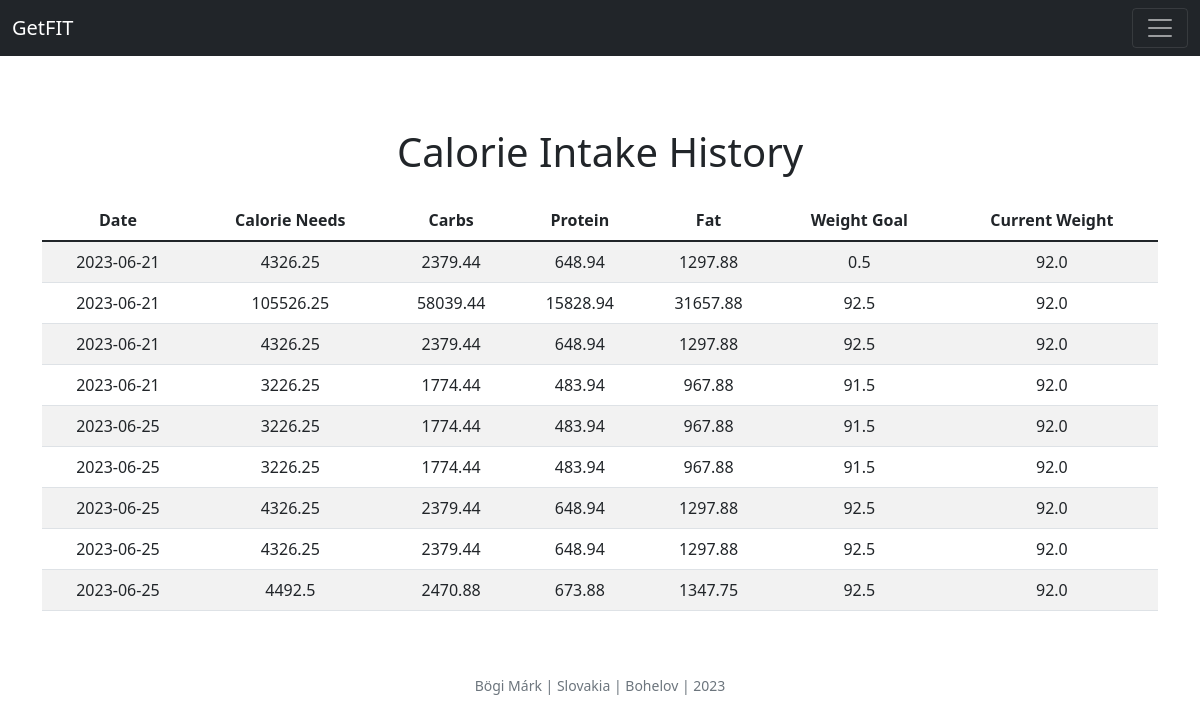
The page /calories_history (signed in) on the database its author committed.
### tables this page shows
CREATE TABLE calorie_intake (
    id INTEGER PRIMARY KEY AUTOINCREMENT,
    user_id INTEGER,
    date TEXT,
    calorie_needs REAL,
    carbs REAL,
    protein REAL,
    fat REAL,
    weight_goal REAL,
    weight REAL
);

### app.py (the view)
@app.route('/calories_history', methods=['GET'])
@login_required
def calories_history():
    rows = db.execute("SELECT * FROM calorie_intake WHERE user_id = ? ORDER BY date ASC", session["user_id"])
    return render_template("calorie_history.html", rows=rows)

### app.py (called while the page is built)
def login_required(f):
    @wraps(f)
    def decorated_function(*args, **kwargs):
        if session.get("user_id") is None:
            return redirect("/login")
        return f(*args, **kwargs)
    return decorated_function

@app.after_request
def after_request(response):
    response.headers["Cache-Control"] = "no-cache, no-store, must-revalidate"
    response.headers["Expires"] = 0
    response.headers["Pragma"] = "no-cache"
    return response

### templates/calorie_history.html (shortened to what this page needs)
{% extends "layout.html" %}
{% block main %}
    <div class="container">
            <h1 class="my-4">Calorie Intake History</h1>
            <table class="table table-striped">
                <thead>
                    <tr>
                        <th scope="col">Date</th>
                        <th scope="col">Calorie Needs</th>
                        <th scope="col">Carbs</th>
                        <th scope="col">Protein</th>
                        <th scope="col">Fat</th>
                        <th scope="col">Weight Goal</th>
                        <th scope="col">Current Weight</th>
                    </tr>
                </thead>
                <tbody>
                    {% for row in rows %}
                    <tr>
                        <td>{{ row.date }}</td>
                        <td>{{ row.calorie_needs | round(2) }}</td>
                        <td>{{ row.carbs | round(2) }}</td>
                        <td>{{ row.protein | round(2) }}</td>
                        <td>{{ row.fat | round(2) }}</td>
                        <td>{{ row.weight_goal | round(2) }}</td>
                        <td>{{ row.weight | round(2) }}</td>
                    </tr>
                    {% endfor %}
                </tbody>
            </table>
        </div>
{% endblock %}

### templates/layout.html (shortened to what this page needs)
<!DOCTYPE html>
<html lang="en">
    <head>
        <link href="https://cdn.jsdelivr.net/npm/bootstrap@5.1.3/dist/css/bootstrap.min.css" rel="stylesheet">
    </head>
    <body>
        <nav class="navbar navbar-dark bg-dark">
            <div class="container-fluid">
                <a class="navbar-brand" href="/"><span class="red">Get</span><span class="grey">FIT</span></a>
                <button aria-controls="navbar" aria-expanded="false" aria-label="Toggle navigation" class="navbar-toggler" data-bs-target="#navbar" data-bs-toggle="collapse" type="button">
                    <span class="navbar-toggler-icon"></span>
                </button>
            </div>
        </nav>
        <main class="container-fluid py-5 text-center">
            {% block main %}{% endblock %}
        </main>
        <footer class="mb-5 small text-center text-muted">
            Bögi Márk | Slovakia | Bohelov | 2023
        </footer>
    </body>
</html>

### rows shown on the page
calorie_intake: date "2023-06-21", calorie_needs "4326.25", carbs "2379.44", protein "648.94", fat "1297.88", weight_goal "0.5", weight "92.0"
calorie_intake: date "2023-06-21", calorie_needs "105526.25", carbs "58039.44", protein "15828.94", fat "31657.88", weight_goal "92.5", weight "92.0"
calorie_intake: date "2023-06-21", calorie_needs "4326.25", carbs "2379.44", protein "648.94", fat "1297.88", weight_goal "92.5", weight "92.0"
calorie_intake: date "2023-06-21", calorie_needs "3226.25", carbs "1774.44", protein "483.94", fat "967.88", weight_goal "91.5", weight "92.0"
calorie_intake: date "2023-06-25", calorie_needs "3226.25", carbs "1774.44", protein "483.94", fat "967.88", weight_goal "91.5", weight "92.0"
calorie_intake: date "2023-06-25", calorie_needs "3226.25", carbs "1774.44", protein "483.94", fat "967.88", weight_goal "91.5", weight "92.0"
calorie_intake: date "2023-06-25", calorie_needs "4326.25", carbs "2379.44", protein "648.94", fat "1297.88", weight_goal "92.5", weight "92.0"
calorie_intake: date "2023-06-25", calorie_needs "4326.25", carbs "2379.44", protein "648.94", fat "1297.88", weight_goal "92.5", weight "92.0"
calorie_intake: date "2023-06-25", calorie_needs "4492.5", carbs "2470.88", protein "673.88", fat "1347.75", weight_goal "92.5", weight "92.0"
